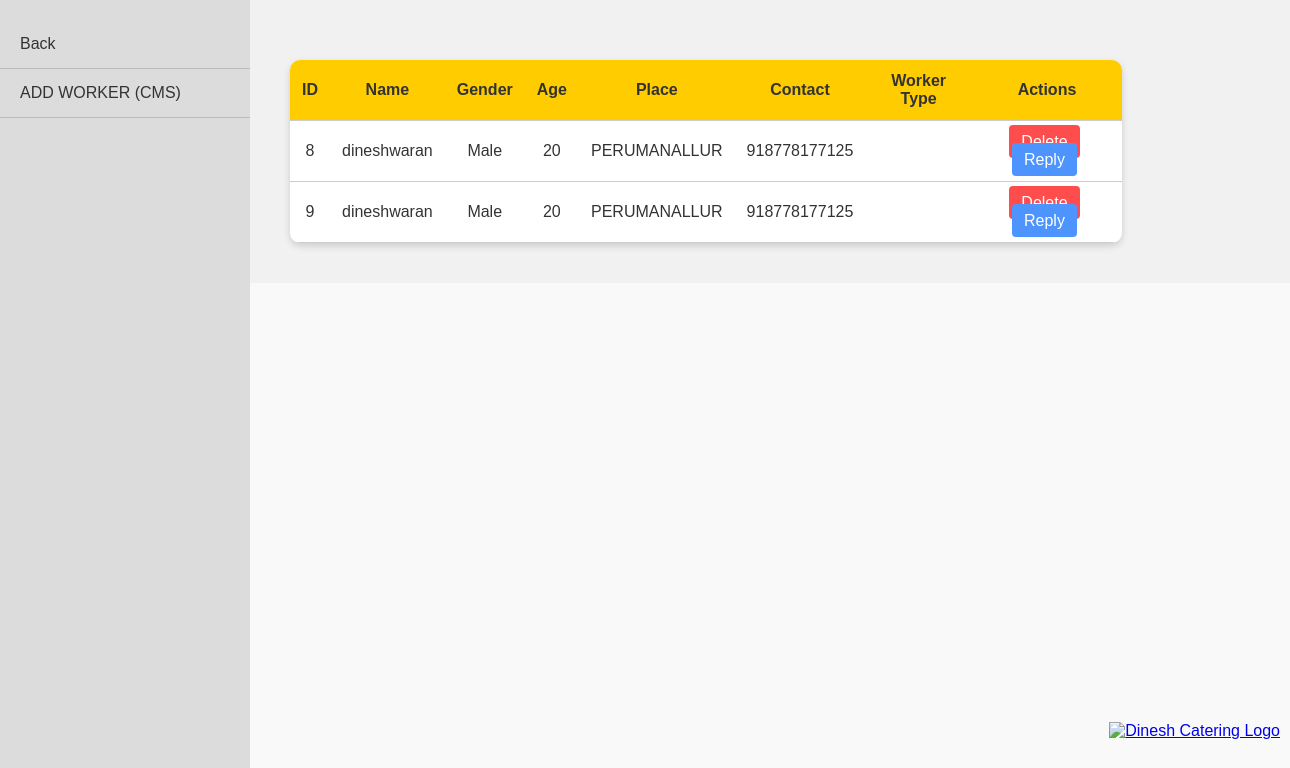
Page /displayworker.php on the committed database.
### tables this page shows
CREATE TABLE `workers` (
  `id` int(11) NOT NULL,
  `name` varchar(255) NOT NULL,
  `gender` enum('Male','Female','Other') NOT NULL,
  `age` int(3) NOT NULL CHECK (`age` >= 18),
  `place` enum('OLD BUS TAND','NEW BUS TAND','AVINASI','PERUMANALLUR','UTHUKULI','SENGAPALLI','KANGEYAM','PALLADAM','VANJIPALAYAM','PUSHPHA') NOT NULL,
  `contact` varchar(15) NOT NULL,
  `worker_type` enum('surving','cefe','cleaner','Watchman') NOT NULL
);

### displayworker.php (the view, shortened to what this page needs)
<?php
$conn = new mysqli('localhost', 'root', '', 'worker_add');
$sql = "SELECT id, name, gender, age, place, contact, worker_type FROM workers";
$result = $conn->query($sql);
?>
<!DOCTYPE html>
<html lang="en">
<head>
</head>
<body>
<div class="logo">
  <a href="index.html"><img src="LOGO.png" alt="Dinesh Catering Logo"></a>
</div>
<div class="sidebar">
    <a href="dashboard.html">Back</a>
    <a href="ADDWORKERFORM.PHP">ADD WORKER (CMS)</a>
</div>
<main>
    <?php if ($result->num_rows > 0): ?>
        <table>
            <thead>
                <tr>
                    <th>ID</th>
                    <th>Name</th>
                    <th>Gender</th>
                    <th>Age</th>
                    <th>Place</th>
                    <th>Contact</th>
                    <th>Worker Type</th>
                    <th>Actions</th>
                </tr>
            </thead>
            <tbody>
                <?php while ($row = $result->fetch_assoc()): ?>
                    <tr>
                        <td><?php echo $row['id']; ?></td>
                        <td><?php echo $row['name']; ?></td>
                        <td><?php echo $row['gender']; ?></td>
                        <td><?php echo $row['age']; ?></td>
                        <td><?php echo $row['place']; ?></td>
                        <td><?php echo $row['contact']; ?></td>
                        <td><?php echo $row['worker_type']; ?></td>
                        <td class="action-btns">
                            <a href="?delete_id=<?php echo $row['id']; ?>" class="delete-btn">Delete</a>
                            <a href="https://wa.me/<?php echo $row['contact']; ?>?text=You%20successfully%20added%20Dinesh%20Catering%20Management%20System." target="_blank" class="reply-btn">Reply</a>
                        </td>
                    </tr>
                <?php endwhile; ?>
            </tbody>
        </table>
    <?php else: ?>
        <p>No workers found.</p>
    <?php endif; ?>
</main>
</body>
</html>

### displayworker.php (style rules this page uses)
body { font-family: 'Arial', sans-serif; margin: 0; padding: 0; background-color: #f9f9f9; color: #333; }
.sidebar { width: 250px; height: 100vh; background-color: #dcdcdc; color: #333; position: fixed; top: 0; left: 0; display: flex; flex-direction: column; padding: 20px 0; }
.sidebar a { color: #333; text-decoration: none; padding: 15px 20px; display: block; border-bottom: 1px solid #bbb; }
main { margin-left: 250px; padding: 40px; width: calc(100% - 250px); background: #f1f1f1; }
table { width: 80%; border-collapse: collapse; margin-top: 20px; background-color: white; border-radius: 10px; overflow: hidden; box-shadow: 0px 3px 7px rgba(0, 0, 0, 0.15); }
th, td { padding: 12px; text-align: center; border-bottom: 1px solid #ccc; }
th { background-color: #ffcc00; color: #333; font-size: 16px; }
.action-btns a { padding: 8px 12px; margin-right: 5px; color: #fff; text-decoration: none; border-radius: 4px; }
.delete-btn { background-color: #ff4d4d; }
.reply-btn { background-color: #4d94ff; }
.logo { position: fixed; bottom: 60px; right: 10px; z-index: 1000; }
.logo img { width: 100px; height: auto; }

### rows in the picture
workers: id "8", name "dineshwaran", gender "Male", age "20", place "PERUMANALLUR", contact "918778177125"
workers: id "9", name "dineshwaran", gender "Male", age "20", place "PERUMANALLUR", contact "918778177125"
